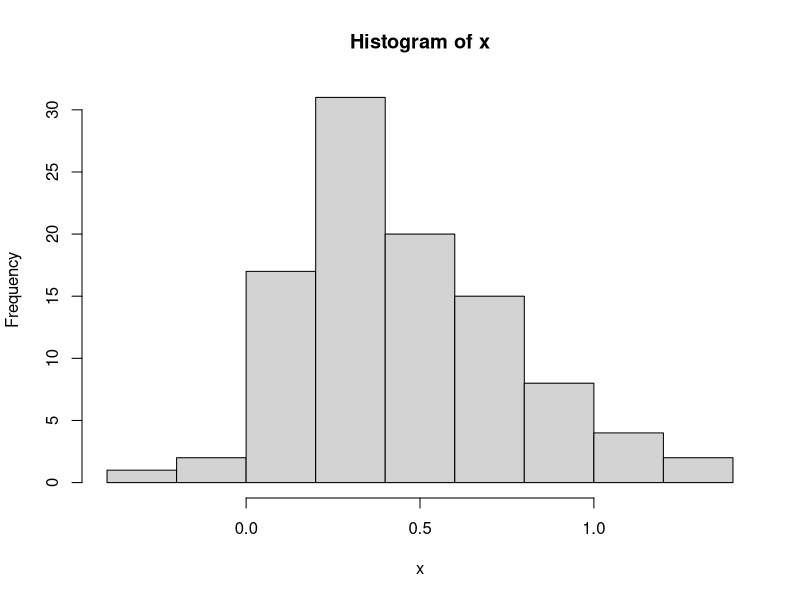

Write R code to recreate this figure. (Note: this script raises an error after producing the figure.)
### Lecture 1 ###

a = 1
b = 3
c = 1

d = c((-b + sqrt(b^2 - 4*a*c))/2*a,(-b - sqrt(b^2 - 4*a*c))/2*a)
d

set.seed(1234)
x <- rnorm(100, mean=.5, sd=.3)
mean(x)
sd(x)
hist(x)

str(paste("R session",1))

x <- 5 : 6 
x

x <- 5 + 6 
y <- x + 3 
z <- y - 10
z

ls()

help(tail)
internal(tail)
?tail

set.seed(1)
x <- rnorm(100) 
head(x)

### Lecture 2 ###

x <- c("b", 2,  TRUE)
str(x)

y <- c(1, 2, 3.14, 4, 5)
y

z <- c(FALSE, TRUE, 2, 3, 4)
z

matrix(c(5,4,3,2,1,0)+2,nrow=2)<5

pi(z)

sin(z)

plot(sin, 0, 2*pi)
plot(sin, -pi, 2*pi)
plot(sin, -pi, pi)
?cat()

cat("Summary of input: \n")

set.seed(1234)
my.data<-rnorm(200)
summary(my.data)

### Lecture 3 ###

for(i in 0:10) { 
  if(i%%2!=0) cat(i) 
}

notfound<-TRUE 
i<-0 
while(notfound) { 
  if(i%%2!=0) { 
    cat(i) 
    notfound<-FALSE 
  } 
}

